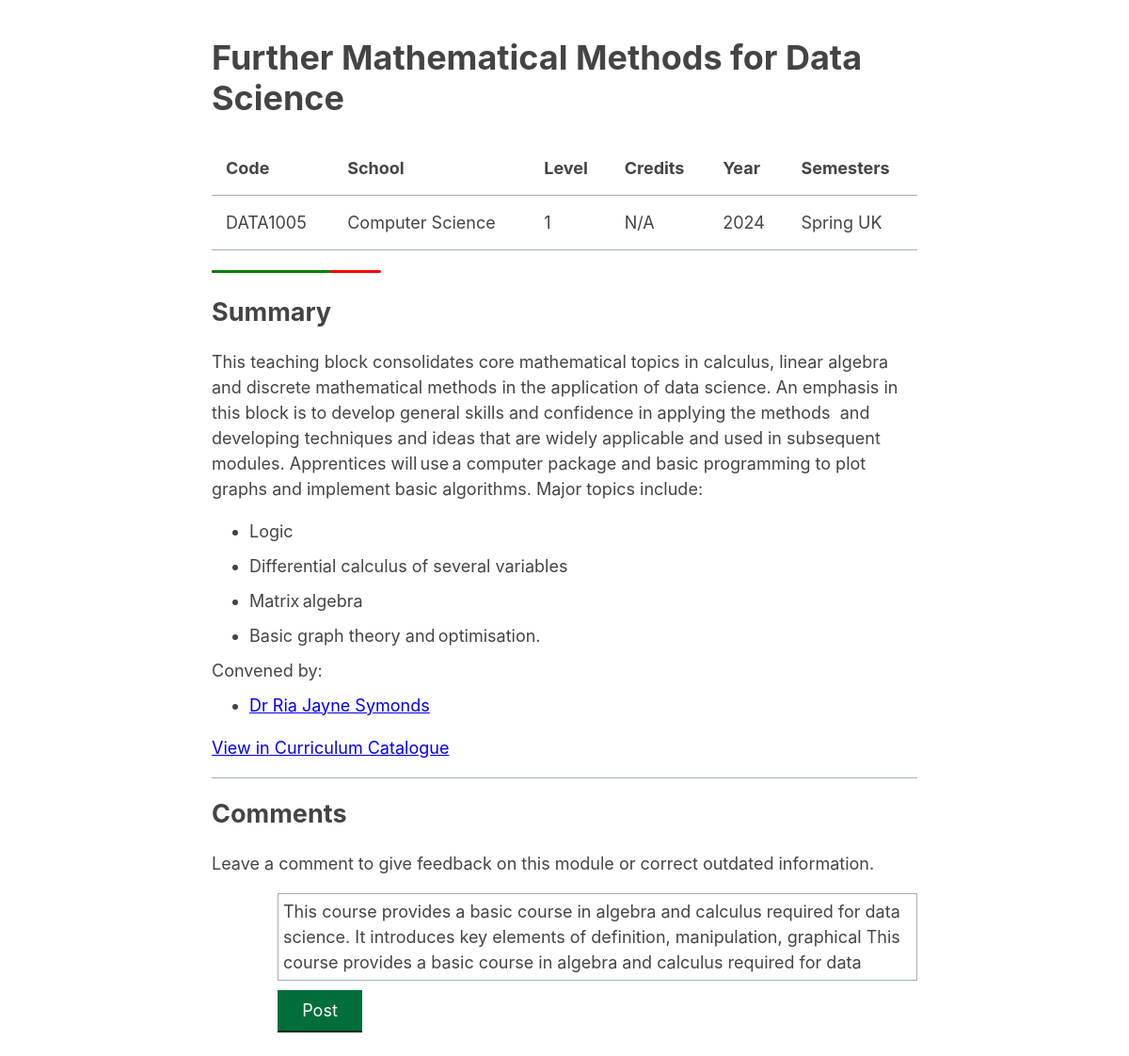
/module/DATA1005, run on the app's committed database.
### tables this page shows
CREATE TABLE "modules"
(
    code               TEXT                                 not null
        primary key,
    title              TEXT                                 not null,
    year               text    default CHANGEME             not null,
    credits            integer default 10                   not null,
    level              integer default 1                    not null,
    school             text    default "Computer Science"   not null,
    conveners          text    default "Kai Xu"             not null,
    semesters          text    default "Spring UK"          not null,
    summary            text    default "No summary"         not null,
    url                text    default "https://google.com" not null,
    convener_usernames text
);

### app.py (the view)
@app.route("/module/<code>")
def module_page(code: str = None):
    cursor = get_db().cursor()
    cursor.execute("SELECT * FROM modules WHERE code = ?", (code,))
    module = add_cols(cursor.fetchone())
    if module is None:
        abort(404)
    usernames = module["convener_usernames"].split(",")
    conveners = [
        {"name": s.strip(), "username": usernames[i]}
        for i, s in enumerate(module["conveners"].split(","))
    ]
    public_token = hashlib.sha256(bytes(request.remote_addr, "utf-8")).hexdigest()
    return render_template("module.html.jinja",
                           module=module,
                           conveners=conveners,
                           public_token=public_token,
                           public_token_short=public_token[0:10])

### app.py (called while the page is built)
def add_cols(result) -> dict[str, str] | None:
    return {column_name: result[i] for i, column_name in
            enumerate(result.keys())} if result is not None else None

def get_db():
    db = getattr(g, "_database", None)
    if db is None:
        db = g._database = sqlite3.connect(DATABASE)
        db.row_factory = sqlite3.Row
    return db

@app.teardown_appcontext
def close_connection(exception):
    db = getattr(g, "_database", None)
    if db is not None:
        db.close()

### templates/module.html.jinja (shortened to what this page needs)
{% extends "base.html.jinja" %}
{% block head %}
	{{ super() }}
	<link rel="stylesheet" type="text/css" href="{{ url_for('static', filename='module.css') }}">
{% endblock %}
{% block main %}
	<h1>{{ module.title }}</h1>
	<table style="width: 100%">
		<thead>
		<tr>
			<td>Code</td>
			<td>School</td>
			<td>Level</td>
			<td>Credits</td>
			<td>Year</td>
			<td>Semesters</td>
		</tr>
		</thead>
		<tbody>
		<tr>
			<td>{{ module.code }}</td>
			<td>{{ module.school }}</td>
			<td>{{ module.level }}</td>
			<td>
				{% if module.credits != 0 %}
					{{ module.credits }}
				{% else %}
					N/A
				{% endif %}
			</td>
			<td>{{ module.year }}</td>
			<td>{{ module.semesters }}</td>
		</tr>
		</tbody>
	</table>
	<progress max="100" value="70"></progress>
	<h2 id="summary">Summary</h2>
	{{ module.summary }}
	<div>
		Convened by:
		<ul>
			{% for convener in conveners %}
				<li>
					{% if convener.username != "NULL" %}
						<a href="{{ url_for("person_page", username=convener.username) }}">{{ convener.name }}</a>
					{% else %}
						{{ convener.name }}
					{% endif %}
				</li>
			{% endfor %}
		</ul>
	</div>
	<p>
		<a href="{{ module.url }}">View in Curriculum Catalogue</a>
	</p>
	<hr/>
	<h2>Comments</h2>
	<p>
		Leave a comment to give feedback on this module or correct outdated information.
	</p>
	<form id="comment-input-area"
		  _='on submit
             halt the event
             call alert("Hello, world!")'>
		<div id="identicon">
			<div title="{{ public_token_short }}">
				<svg width="60" height="60" data-jdenticon-value="{{ public_token }}"></svg>
			</div>
		</div>
		<textarea id="textarea" maxlength="280" style="height: 81px">This course provides a basic course in algebra and calculus required for data science. It introduces key elements of definition, manipulation, graphical This course provides a basic course in algebra and calculus required for data science. </textarea>
		<div id="actions">
			<button class="btn-primary">Post</button>
		</div>
	</form>
{% endblock %}

### static/common.css (style rules this page uses)
* { min-width: 0; }
li { margin: 10px 0; }
ul { margin: 0; }
body { max-width: 750px; margin: 40px auto; padding: 0 10px; font: 18px/1.5 -apple-system, BlinkMacSystemFont, "Segoe UI", Roboto, "Helvetica Neue", Arial, sans-serif; color: #444; }
hr { border: none; border-top: 1px solid #a5b0b0; }
h1, h2, h3 { line-height: 1.2; }
table { border-spacing: 0; border-collapse: collapse; }
thead { font-weight: bold; }
th, td { border-bottom: 1px solid #a5b0b0; padding: 15px; }
:root { color-scheme: light; }

### static/controls.css (style rules this page uses)
textarea { font: 18px/1.5 -apple-system, BlinkMacSystemFont, "Segoe UI", Roboto, "Helvetica Neue", Arial, sans-serif; color: #444; resize: none; background-color: transparent; border: 1px solid #a5b0b0; padding: 5px; }
button { -webkit-appearance: none; -moz-appearance: none; appearance: none; background-color: transparent; border: none; padding: 0; margin: 0; box-sizing: border-box; }
button { font: 18px/1.5 -apple-system, BlinkMacSystemFont, "Segoe UI", Roboto, "Helvetica Neue", Arial, sans-serif; color: white; min-width: 90px; cursor: pointer; padding: 8px 10px 8px; }
.btn-primary { background-color: #006e3a; box-shadow: 0 2px #002b17; }

### static/module.css (style rules this page uses)
#comment-input-area { display: grid; grid-template-areas: "identicon textarea" "identicon actions"; grid-template-columns: min-content 1fr; grid-template-rows: auto auto; column-gap: 10px; row-gap: 10px; }
#identicon { grid-area: identicon; }
#textarea { grid-area: textarea; }
#actions { grid-area: actions; }

### templates/module.html.jinja (style rules this page uses)
progress { border-radius: 7px; height: 3px; }

### data on the page
modules: title "Further Mathematical Methods for Data Science", code "DATA1005", school "Computer Science", level "1", year "2024", semesters "Spring UK", summary "This teaching block consolidates core mathematical topics in calculus, linear algebra and discrete mathematical methods in the application of data science. An emphasis in this block is to develop general skills and confidence in applying the methods and developing techniques and ideas that are widely applicable and used in subsequent modules. Apprentices will use a computer package and basic programming to plot graphs and implement basic algorithms. Major topics include: Logic Differential calculus of several variables Matrix algebra Basic graph theory and optimisation.", name "Dr Ria Jayne Symonds"
